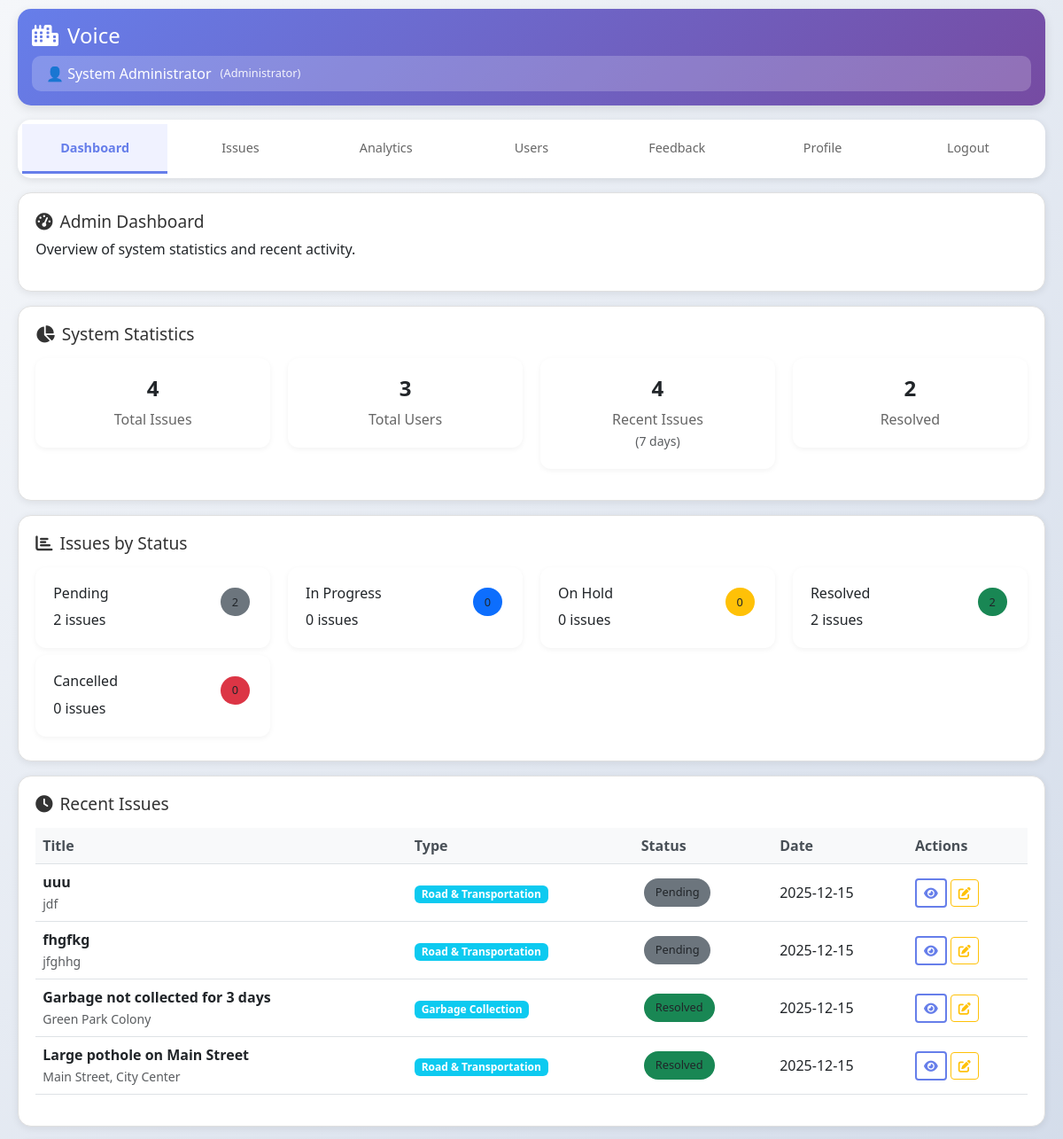
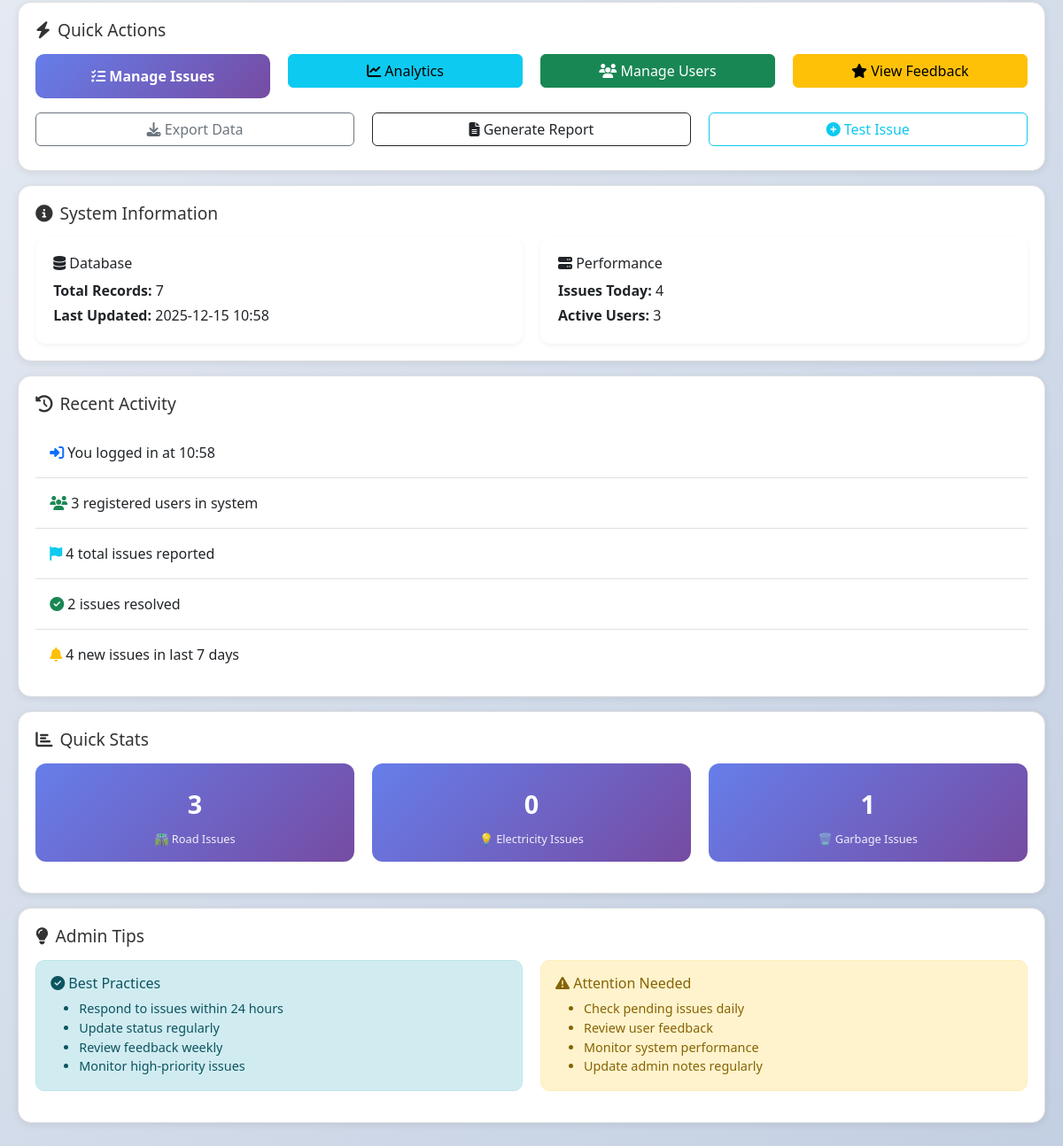
The page /admin/dashboard (signed in) on the database its author committed (2 pictures, top to bottom).
### app.py (models this page shows)
class User(UserMixin, db.Model):
    id = db.Column(db.String(36), primary_key=True, default=lambda: str(uuid.uuid4()))
    username = db.Column(db.String(80), unique=True, nullable=False, index=True)
    email = db.Column(db.String(120), unique=True, nullable=False, index=True)
    password = db.Column(db.String(200), nullable=False)
    full_name = db.Column(db.String(100), nullable=False)
    phone = db.Column(db.String(20))
    role = db.Column(db.String(20), default='user', index=True)
    created_at = db.Column(db.DateTime, default=datetime.utcnow, index=True)
    last_login = db.Column(db.DateTime)
    is_active = db.Column(db.Boolean, default=True)
    issues = db.relationship('Issue', backref='reporter', lazy=True, cascade='all, delete-orphan')
    feedbacks = db.relationship('Feedback', backref='user', lazy=True, cascade='all, delete-orphan')
    solutions = db.relationship('Solution', backref='user', lazy=True, cascade='all, delete-orphan')
    solution_votes = db.relationship('SolutionVote', backref='user', lazy=True, cascade='all, delete-orphan')

class Issue(db.Model):
    id = db.Column(db.String(36), primary_key=True, default=lambda: str(uuid.uuid4()))
    title = db.Column(db.String(200), nullable=False)
    description = db.Column(db.Text, nullable=False)
    service_type = db.Column(db.String(50), nullable=False, index=True)
    location = db.Column(db.String(200), nullable=False)
    area = db.Column(db.String(100), index=True)
    city = db.Column(db.String(100))
    latitude = db.Column(db.Float)
    longitude = db.Column(db.Float)
    priority = db.Column(db.String(20), default='medium', index=True)
    status = db.Column(db.String(20), default='pending', index=True)
    date = db.Column(db.DateTime, default=datetime.utcnow, index=True)
    media_paths = db.Column(db.Text)  # JSON string of file paths
    user_id = db.Column(db.String(36), db.ForeignKey('user.id'), nullable=False, index=True)
    upvotes = db.Column(db.Integer, default=0)
    comments = db.Column(db.Integer, default=0)
    assigned_to = db.Column(db.String(100))
    assigned_date = db.Column(db.DateTime)
    resolved_date = db.Column(db.DateTime)
    admin_notes = db.Column(db.Text)
    feedbacks = db.relationship('Feedback', backref='issue', lazy=True, cascade='all, delete-orphan')
    solutions = db.relationship('Solution', backref='issue', lazy=True, cascade='all, delete-orphan')

### app.py (the view)
@app.route('/admin/dashboard')
@login_required
@admin_required
def admin_dashboard():
    stats = get_platform_statistics()
    recent_issues = Issue.query.order_by(Issue.date.desc()).limit(5).all()
    recent_feedback = Feedback.query.order_by(Feedback.created_at.desc()).limit(3).all()
    recent_users = User.query.order_by(User.created_at.desc()).limit(5).all()
    return render_template('admin_dashboard.html',
                           stats=stats,
                           recent_issues=recent_issues,
                           recent_feedback=recent_feedback,
                           recent_users=recent_users)

### templates/admin_dashboard.html (shortened to what this page needs)
{% extends "base.html" %}
{% block content %}
<div class="mobile-header">
    <h1><i class="fas fa-city"></i> Voice</h1>
    <div class="user-info">
        <span>👤 {{ current_user.full_name }}</span>
        <span style="font-size: 0.8rem; opacity: 0.9;">(Administrator)</span>
    </div>
</div>
<div class="mobile-tabs">
    <a href="{{ url_for('admin_dashboard') }}" class="mobile-tab active">Dashboard</a>
    <a href="{{ url_for('admin_issues') }}" class="mobile-tab">Issues</a>
    <a href="{{ url_for('admin_analytics') }}" class="mobile-tab">Analytics</a>
    <a href="{{ url_for('admin_users') }}" class="mobile-tab">Users</a>
    <a href="{{ url_for('admin_feedback') }}" class="mobile-tab">Feedback</a>
    <a href="{{ url_for('profile') }}" class="mobile-tab">Profile</a>
    <a href="{{ url_for('logout') }}" class="mobile-tab">Logout</a>
</div>
<div class="mobile-card">
    <h3><i class="fas fa-tachometer-alt"></i> Admin Dashboard</h3>
    <p>Overview of system statistics and recent activity.</p>
</div>
<div class="mobile-card">
    <h3><i class="fas fa-chart-pie"></i> System Statistics</h3>
    <div class="row mt-3">
        <div class="col-md-3 mb-3">
            <div class="card text-center">
                <div class="card-body">
                    <h1 class="card-title">{{ stats.total_issues }}</h1>
                    <p class="card-text">Total Issues</p>
                </div>
            </div>
        </div>
        <div class="col-md-3 mb-3">
            <div class="card text-center">
                <div class="card-body">
                    <h1 class="card-title">{{ stats.total_users }}</h1>
                    <p class="card-text">Total Users</p>
                </div>
            </div>
        </div>
        <div class="col-md-3 mb-3">
            <div class="card text-center">
                <div class="card-body">
                    <h1 class="card-title">{{ stats.recent_issues }}</h1>
                    <p class="card-text">Recent Issues</p>
                    <small class="text-muted">(7 days)</small>
                </div>
            </div>
        </div>
        <div class="col-md-3 mb-3">
            <div class="card text-center">
                <div class="card-body">
                    <h1 class="card-title">{{ stats.status_counts.done if stats.status_counts.done is defined else 0 }}</h1>
                    <p class="card-text">Resolved</p>
                </div>
            </div>
        </div>
    </div>
</div>
<div class="mobile-card">
    <h3><i class="fas fa-chart-bar"></i> Issues by Status</h3>
    <div class="row mt-3">
        {% for status_key, count in stats.status_counts.items() %}
        <div class="col-md-3 mb-2">
            <div class="card">
                <div class="card-body">
                    <div class="row">
                        <div class="col-8">
                            <h6>{{ ISSUE_STATUSES[status_key].name }}</h6>
                            <p class="mb-0">{{ count }} issues</p>
                        </div>
                        <div class="col-4 text-end">
                            <span class="status-badge {{ ISSUE_STATUSES[status_key].badge_class }}">
                                {{ count }}
                            </span>
                        </div>
                    </div>
                </div>
            </div>
        </div>
        {% endfor %}
    </div>
</div>
<div class="mobile-card">
    <h3><i class="fas fa-clock"></i> Recent Issues</h3>
    {% if recent_issues %}
    <div class="table-responsive mt-3">
        <table class="table table-hover">
            <thead>
                <tr>
                    <th>Title</th>
                    <th>Type</th>
                    <th>Status</th>
                    <th>Date</th>
                    <th>Actions</th>
                </tr>
            </thead>
            <tbody>
                {% for issue in recent_issues %}
                <tr>
                    <td>
                        <strong>{{ issue.title }}</strong><br>
                        <small class="text-muted">{{ issue.location }}</small>
                    </td>
                    <td>
                        <span class="badge bg-info">
                            {{ SERVICE_TYPES[issue.service_type].name }}
                        </span>
                    </td>
                    <td>
                        <span class="status-badge {{ ISSUE_STATUSES[issue.status].badge_class }}">
                            {{ ISSUE_STATUSES[issue.status].name }}
                        </span>
                    </td>
                    <td>{{ issue.date.strftime('%Y-%m-%d') }}</td>
                    <td>
                        <button class="btn btn-sm btn-outline-primary" onclick="viewIssue('{{ issue.id }}')">
                            <i class="fas fa-eye"></i>
                        </button>
                        <button class="btn btn-sm btn-outline-warning" onclick="editIssue('{{ issue.id }}')">
                            <i class="fas fa-edit"></i>
                        </button>
                    </td>
                </tr>
                {% endfor %}
            </tbody>
        </table>
    </div>
    {% else %}
    <div class="alert alert-info mt-3">
        <i class="fas fa-info-circle"></i> No recent issues found.
    </div>
    {% endif %}
</div>
<div class="mobile-card">
    <h3><i class="fas fa-bolt"></i> Quick Actions</h3>
    <div class="row mt-3">
        <div class="col-md-3 mb-2">
            <a href="{{ url_for('admin_issues') }}" class="btn btn-primary w-100">
                <i class="fas fa-tasks"></i> Manage Issues
            </a>
        </div>
        <div class="col-md-3 mb-2">
            <a href="{{ url_for('admin_analytics') }}" class="btn btn-info w-100">
                <i class="fas fa-chart-line"></i> Analytics
            </a>
        </div>
        <div class="col-md-3 mb-2">
            <a href="{{ url_for('admin_users') }}" class="btn btn-success w-100">
                <i class="fas fa-users"></i> Manage Users
            </a>
        </div>
        <div class="col-md-3 mb-2">
            <a href="{{ url_for('admin_feedback') }}" class="btn btn-warning w-100">
                <i class="fas fa-star"></i> View Feedback
            </a>
        </div>
    </div>
    <div class="row mt-2">
        <div class="col-md-4 mb-2">
            <button class="btn btn-outline-secondary w-100" onclick="exportData()">
                <i class="fas fa-download"></i> Export Data
            </button>
        </div>
        <div class="col-md-4 mb-2">
            <button class="btn btn-outline-dark w-100" onclick="generateReport()">
                <i class="fas fa-file-alt"></i> Generate Report
            </button>
        </div>
        <div class="col-md-4 mb-2">
            <button class="btn btn-outline-info w-100" onclick="createTestIssue()">
                <i class="fas fa-plus-circle"></i> Test Issue
            </button>
        </div>
    </div>
</div>
<div class="mobile-card">
    <h3><i class="fas fa-info-circle"></i> System Information</h3>
    <div class="row mt-3">
        <div class="col-md-6">
            <div class="card">
                <div class="card-body">
                    <h6><i class="fas fa-database"></i> Database</h6>
                    <p class="mb-1"><strong>Total Records:</strong> {{ stats.total_issues + stats.total_users }}</p>
                    <p class="mb-0"><strong>Last Updated:</strong> {{ now.strftime('%Y-%m-%d %H:%M') }}</p>
                </div>
            </div>
        </div>
        <div class="col-md-6">
            <div class="card">
                <div class="card-body">
                    <h6><i class="fas fa-server"></i> Performance</h6>
                    <p class="mb-1"><strong>Issues Today:</strong> {{ stats.recent_issues }}</p>
                    <p class="mb-0"><strong>Active Users:</strong> {{ stats.total_users }}</p>
                </div>
            </div>
        </div>
    </div>
</div>
<div class="mobile-card">
    <h3><i class="fas fa-history"></i> Recent Activity</h3>
    <div class="mt-3">
        <ul class="list-group">
            <li class="list-group-item">
                <i class="fas fa-sign-in-alt text-primary"></i>
                You logged in at {{ now.strftime('%H:%M') }}
            </li>
            <li class="list-group-item">
                <i class="fas fa-users text-success"></i>
                {{ stats.total_users }} registered users in system
            </li>
            <li class="list-group-item">
                <i class="fas fa-flag text-info"></i>
                {{ stats.total_issues }} total issues reported
            </li>
            <li class="list-group-item">
                <i class="fas fa-check-circle text-success"></i>
                {{ stats.status_counts.done if stats.status_counts.done is defined else 0 }} issues resolved
            </li>
            {% if stats.recent_issues > 0 %}
            <li class="list-group-item">
                <i class="fas fa-bell text-warning"></i>
                {{ stats.recent_issues }} new issues in last 7 days
            </li>
            {% endif %}
        </ul>
    </div>
</div>
<div class="mobile-card">
    <h3><i class="fas fa-chart-bar"></i> Quick Stats</h3>
    <div class="row mt-3">
        <div class="col-md-4 mb-3">
            <div class="admin-stat-card">
                <div class="admin-stat-value">{{ stats.service_counts.road if stats.service_counts.road is defined else 0 }}</div>
                <div class="admin-stat-label">🛣️ Road Issues</div>
            </div>
        </div>
        <div class="col-md-4 mb-3">
            <div class="admin-stat-card">
                <div class="admin-stat-value">{{ stats.service_counts.electricity if stats.service_counts.electricity is defined else 0 }}</div>
                <div class="admin-stat-label">💡 Electricity Issues</div>
            </div>
        </div>
        <div class="col-md-4 mb-3">
            <div class="admin-stat-card">
                <div class="admin-stat-value">{{ stats.service_counts.garbage if stats.service_counts.garbage is defined else 0 }}</div>
                <div class="admin-stat-label">🗑️ Garbage Issues</div>
            </div>
        </div>
    </div>
</div>
<div class="mobile-card">
    <h3><i class="fas fa-lightbulb"></i> Admin Tips</h3>
    <div class="row mt-3">
        <div class="col-md-6">
            <div class="alert alert-info">
                <h6><i class="fas fa-check-circle"></i> Best Practices</h6>
                <ul class="mb-0" style="font-size: 0.9rem;">
                    <li>Respond to issues within 24 hours</li>
                    <li>Update status regularly</li>
                    <li>Review feedback weekly</li>
                    <li>Monitor high-priority issues</li>
                </ul>
            </div>
        </div>
        <div class="col-md-6">
            <div class="alert alert-warning">
                <h6><i class="fas fa-exclamation-triangle"></i> Attention Needed</h6>
                <ul class="mb-0" style="font-size: 0.9rem;">
                    <li>Check pending issues daily</li>
                    <li>Review user feedback</li>
                    <li>Monitor system performance</li>
                    <li>Update admin notes regularly</li>
                </ul>
            </div>
        </div>
    </div>
</div>
{% endblock %}

### templates/base.html (shortened to what this page needs)
<!DOCTYPE html>
<html lang="en">
<head>
    <link href="https://cdn.jsdelivr.net/npm/bootstrap@5.3.0/dist/css/bootstrap.min.css" rel="stylesheet">
    <link rel="stylesheet" href="https://cdnjs.cloudflare.com/ajax/libs/font-awesome/6.4.0/css/all.min.css">
    <link rel="stylesheet" href="{{ url_for('static', filename='css/style.css') }}?v=1.0">
</head>
<body>
    <div class="container-fluid">
        {% block content %}{% endblock %}
    </div>
</body>
</html>

### rows shown on the page
User: full_name "System Administrator"
Issue: title "uuu", location "jdf", service_type "Road & Transportation", status "Pending", date "2025-12-15"
Issue: title "fhgfkg", location "jfghhg", service_type "Road & Transportation", status "Pending", date "2025-12-15"
Issue: title "Garbage not collected for 3 days", location "Green Park Colony", service_type "Garbage Collection", status "Resolved", date "2025-12-15"
Issue: title "Large pothole on Main Street", location "Main Street, City Center", service_type "Road & Transportation", status "Resolved", date "2025-12-15"

### other values the page prints
{{ stats.total_issues }} "4"
{{ stats.total_users }} "3"
{{ stats.recent_issues }} "4"
{{ stats.status_counts.done if stats.status_counts.done is defined else 0 }} "2"
{{ ISSUE_STATUSES[status_key].name }} "Pending" "In Progress" "On Hold" "Resolved" "Cancelled"
{{ count }} "2" "0" "0" "2" "0"
{{ stats.total_issues + stats.total_users }} "7"
